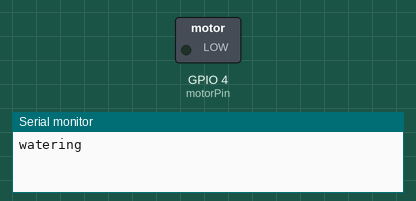
This sketch was run on a simulated ESP32. Shown: switched loads named in the sketch (green lamp = pin HIGH), the last lines printed to the serial monitor. At 15.0 s the program puts the board to deep sleep or switches it off; the recording ends there.

Above: at 1.1 s.
At 11.1 s:
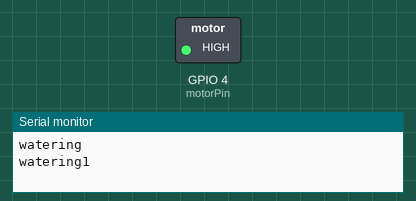
Timing chart, 0 to 15.0 s (numbered marks = the images above):
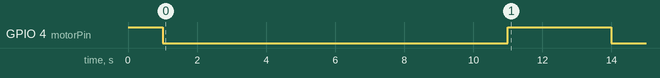

The sketch:

watering_WeMOS_mini_sleep.ino
```cpp
#include <TimeLib.h>

const int motorPin=4;      //the number of 4  is D2 on Wemos mini
int hour_current;
int hour_old=0;
int water_int=70; //watering interval in minute, max 70min
int duration=3; //watering duration in sec for each time
void setup() {
  pinMode(motorPin, OUTPUT);

Serial.begin(115200);

  digitalWrite(motorPin, HIGH);
  Serial.println("watering");
  delay(1000);  //starting pumping time
  digitalWrite(motorPin,LOW);
  delay(10000);

}

void loop() {

//  hour_current = second(); //current hour after turning on
// int residue=hour_current%1;   //ON every 8hours

//  if(hour_current!=hour_old) {

  digitalWrite(motorPin, HIGH);
  Serial.println("watering1");
  delay(duration*1000); //motor ON duration
  digitalWrite(motorPin,LOW);
//  }

  hour_old=hour_current;
  Serial.print(hour_current);
//  Serial.println(minute());
  Serial.println(second());
  delay(1000);
 ESP.deepSleep(1000000*60*water_int); //unit:usec
 delay(500);
}
```

Measured:
- by itself, GPIO 4 (motorPin): HIGH → LOW at 1.0 s, → HIGH 10.0 s later, → LOW 3.0 s later
